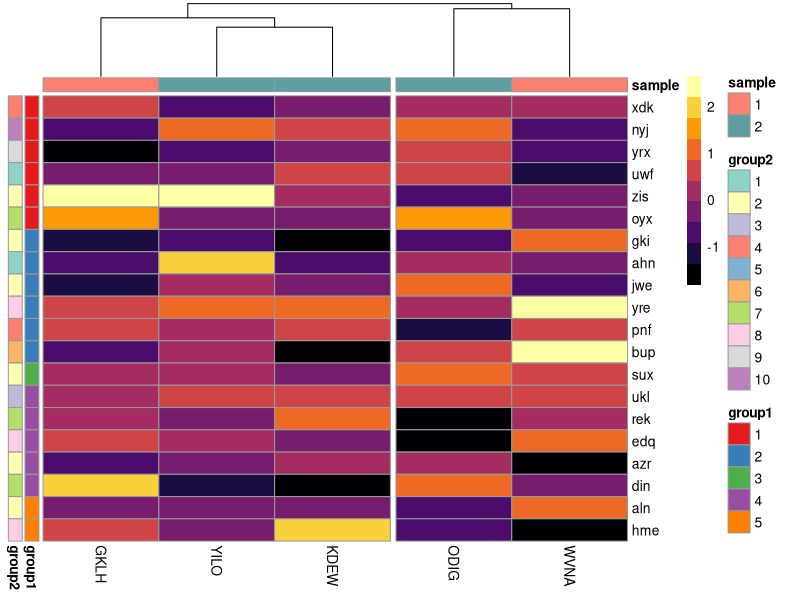

Here is the R script that generated this plot:
## ---- chunk 1
# if (!requireNamespace("BiocManager", quietly = TRUE))
#   install.packages("BiocManager")
#
# BiocManager::install("DESeq")
library(pheatmap)
library(RColorBrewer)
library(tibble)
library(dplyr)
library(repr)
library(viridis)
## ---- chunk 2
set.seed(1986)
mat <- matrix(rnorm(100), ncol = 5)
## ---- chunk 3
# sample(letters) # "s" "b" "p" "y" "n" "d" "l" "i" "a" "t" "r" "j" "h" "o" "f" "q" "u" "z" "k" "w" "c" "v" "x" "m" "g" "e"
# paste(sample(letters), collapse = "") # "dijehquczxagoflnbswtvmkpyr"
# substr("dijehquczxagoflnbswtvmkpyr", start = 1, stop = 3) # "dij"
# substr(paste(sample(letters), collapse = ""), start = 1, stop = 3) # "obv"
# replicate(10, substr(paste(sample(letters), collapse = ""), start = 1, stop = 3)) # "nke" "dot" "owy" "rnm" "yug" "tak" "cdu" "iac" "rpz" "biy"

rownames(mat) <- replicate(
  n = nrow(mat),
  expr = substr(paste(sample(letters), collapse = ""),
    start = 1,
    stop = 3
  )
)

colnames(mat) <- replicate(
  n = ncol(mat),
  expr = substr(paste(sample(LETTERS), collapse = ""),
    start = 1,
    stop = 4
  )
)

## ---- chunk 4
# sample(c(1,2),5,replace = T)
# col_group <- data.frame(group=sample(c(1,2),5,replace = T))
col_group <- data.frame(sample = as.factor(sample(c(1, 2),
  size = ncol(mat),
  replace = T
)))

rownames(col_group) <- colnames(mat) # the row names hree should be the same as the col name of the mat

## ---- chunk 5
row_group <- data.frame(group1 = as.factor(sample(seq(1:5),
  size = nrow(mat),
  replace = T
))) # without the as.factor, the group value will be considered as continuous on the plot

row_group$group2 <- as.factor(sample(seq(1:10),
  size = nrow(mat),
  replace = T
))

rownames(row_group) <- rownames(mat) # the row names hree should be the same as the row name of the mat

## ---- chunk 6
# row_group <- row_group %>% tibble::rownames_to_column("x") %>%  dplyr::arrange(by=group1)  %>% tibble::column_to_rownames("x") # with dplyr, the row name is not retained, so I had to use tibble::rownames_to_column("a new col name") to keep the row names and then give it back with tibble::column_to_rownames("the same col name") 
row_group <- row_group[order(row_group$group1), ] # same can be done by order()
## ---- chunk 7

# names(sample_colour) <- c(1,2,"")
# names(group1_colour) <- c(1,2,3,4,5)
colour_list <- list(
  group1 = brewer.pal(5, "Set1"),
  group2 = brewer.pal(10, "Set3"),
  sample = c("salmon", "cadetblue")
)
# make sure that the names of the dataframe in this list matches the levels of corresponding factors, like col_group$sample has only two levels (1,2) and those are numerical.
names(colour_list$group1) <- seq(1:5) 
names(colour_list$group2) <- seq(1:10)
names(colour_list$sample) <- c(1,2)
## ---- chunk 8
options(repr.plot.width=1, repr.plot.height=3)
pheatmap(
  cluster_rows = F, # turning this off to avoid the effect of dendogram and sort the annotation according to group1 of annotation dataframe
  cluster_cols = T,
  mat = mat[rownames(row_group), ],
  color = inferno(n = 10),
  annotation_row = row_group,
  annotation_col = col_group,
  annotation_colors = colour_list,
  cutree_cols = 2 #cutree_rows won't work as the cluster_rows is set to FALSE
)


